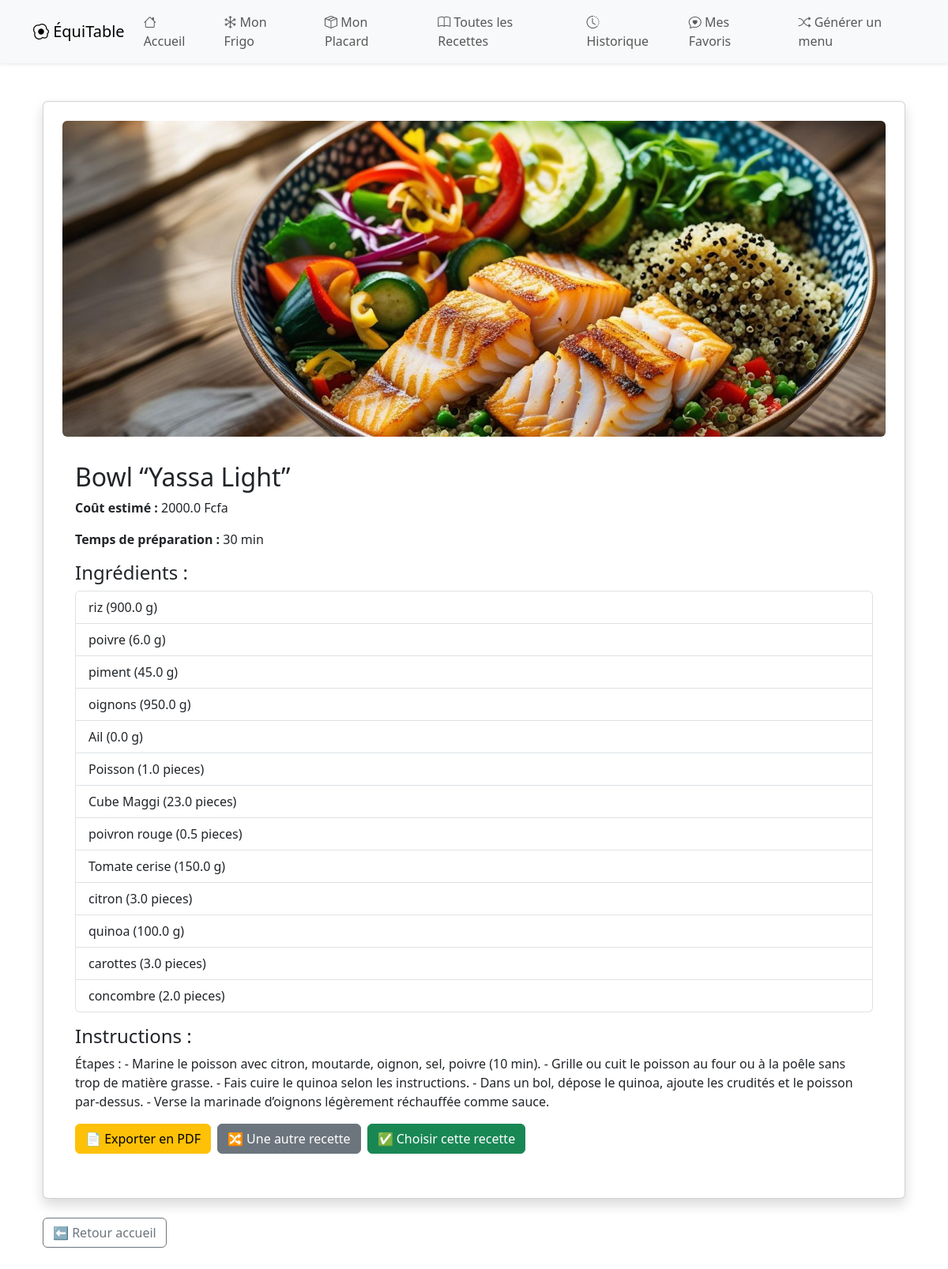
The app's page /generer-menu/ with its own data.
### menuapp/models.py (models this page shows, shortened)
class Recette(models.Model):
    nom = models.CharField(max_length=100)
    ingredients = models.ManyToManyField(Ingredient)
    cout_estime = models.FloatField()
    temps_preparation = models.IntegerField()  # En minutes
    instructions = models.TextField()
    image = models.ImageField(upload_to='recettes/', blank=True, null=True)

class Ingredient(models.Model):
    CATEGORIES_CHOICES = [
    ('Légumes frais', 'Légumes frais'),
    ('Fruits frais', 'Fruits frais'),
    ('Viandes', 'Viandes'),
    ('Poissons', 'Poissons'),
    ('Produits laitiers', 'Produits laitiers'),
    ('Œufs', 'Œufs'),
    ('Charcuterie', 'Charcuterie'),
    ('Plats cuisinés', 'Plats cuisinés'),
    ('Pâtes', 'Pâtes'),
    ('Riz', 'Riz'),
    ('Légumineuses', 'Légumineuses'),
    ('Conserves', 'Conserves'),
    ('Épices', 'Épices'),
    ('Céréales', 'Céréales'),
    ('Biscuits & Snacks', 'Biscuits & Snacks'),
    ('Huiles & Vinaigres', 'Huiles & Vinaigres'),
    ('Farine & Sucre', 'Farine & Sucre'),
    ('Autre', 'Autre'),
]
    LIEU_CHOICES = [
        ('Frigo', 'Frigo'),
        ('Placard', 'Placard'),
    ]
    nom = models.CharField(max_length=100)
    quantite = models.FloatField()
    unite = models.CharField(max_length=50, blank=True)
    categorie = models.CharField(max_length=50, choices=CATEGORIES_CHOICES, blank=True)
    lieu = models.CharField(max_length=50, choices=LIEU_CHOICES, default='Frigo')

### menuapp/views.py (the view)
# urls.py: path('generer-menu/', views.generer_menu, name='generer_menu'),
def generer_menu(request):
    recettes = Recette.objects.all()
    recette = random.choice(recettes) if recettes else None
    return render(request, 'menuapp/generer_menu.html', {'recette': recette})

### menuapp/templates/menuapp/generer_menu.html
{% extends 'menuapp/base.html' %}
{% block content %}
<div class="container my-5">
  {% if recette %}
    <div class="card shadow rounded p-4 bg-white mb-4">
      {% if recette.image %}
        <img src="{{ recette.image.url }}" alt="Photo recette" class="card-img-top img-fluid mb-3 rounded" style="max-height: 400px; object-fit: cover;">
      {% endif %}
      <div class="card-body">
        <h2 class="card-title">{{ recette.nom }}</h2>
        <p><strong>Coût estimé :</strong> {{ recette.cout_estime }} Fcfa</p>
        <p><strong>Temps de préparation :</strong> {{ recette.temps_preparation }} min</p>
        <h4>Ingrédients :</h4>
        <ul class="list-group mb-3">
          {% for ing in recette.ingredients.all %}
            <li class="list-group-item">{{ ing.nom }} ({{ ing.quantite }} {{ ing.unite }})</li>
          {% endfor %}
        </ul>
        <h4>Instructions :</h4>
        <p>{{ recette.instructions }}</p>
        <div class="d-flex flex-wrap gap-2 mb-3">
          <a href="{% url 'export_pdf' recette.id %}" class="btn btn-warning">
            📄 Exporter en PDF
          </a>
          <a href="{% url 'generer_menu' %}" class="btn btn-secondary">
            🔀 Une autre recette
          </a>
          <a href="{% url 'confirmer_recette' recette.id %}" class="btn btn-success">
            ✅ Choisir cette recette
          </a>
        </div>
      </div>
    </div>
  {% else %}
    <p>Aucune recette trouvée !</p>
  {% endif %}
  <a href="{% url 'accueil' %}" class="btn btn-outline-secondary">⬅️ Retour accueil</a>
</div>
{% endblock %}

### records on screen
Recette: image (picture), nom "Bowl “Yassa Light”", cout_estime "2000.0", temps_preparation "30", instructions "Étapes : - Marine le poisson avec citron, moutarde, oignon, sel, poivre (10 min). - Grille ou cuit le poisson au four ou à la poêle sans trop de matière grasse. - Fais cuire le quinoa selon les instructions. - Dans un bol, dépose le quinoa, ajoute les crudités et le poisson par-dessus. - Verse la marinade d’oignons légèrement réchauffée comme sauce."
Ingredient: nom "riz", quantite "900.0", unite "g"
Ingredient: nom "poivre", quantite "6.0", unite "g"
Ingredient: nom "piment", quantite "45.0", unite "g"
Ingredient: nom "oignons", quantite "950.0", unite "g"
Ingredient: nom "Ail", quantite "0.0", unite "g"
Ingredient: nom "Poisson", quantite "1.0", unite "pieces"
Ingredient: nom "Cube Maggi", quantite "23.0", unite "pieces"
Ingredient: nom "poivron rouge", quantite "0.5", unite "pieces"
Ingredient: nom "Tomate cerise", quantite "150.0", unite "g"
Ingredient: nom "citron", quantite "3.0", unite "pieces"
Ingredient: nom "quinoa", quantite "100.0", unite "g"
Ingredient: nom "carottes", quantite "3.0", unite "pieces"
Ingredient: nom "concombre", quantite "2.0", unite "pieces"
